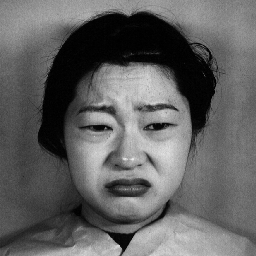
#> input picture Assignment1/jaffe/jaffe/KL.DI2.171.tiff, 256 x 256 px, found by its file name; its folder holds only this picture in this run
$ jupyter execute --allow-errors FacialEmotionRecognition.ipynb
#> lines starting #> are read from the running program, lines starting #| are printed output that depends on the picture
[cell 1]
import cv2
import pandas as pd
import numpy as np
import os
from sklearn.tree import DecisionTreeClassifier
from sklearn.metrics import accuracy_score, confusion_matrix
from skimage.feature import local_binary_pattern
import matplotlib.pyplot as plt
from sklearn.model_selection import train_test_split

[cell 2]
face_cascade = cv2.CascadeClassifier('../Data/haarcascade_frontalface_default.xml')

[cell 3]
def load_and_detect_faces(folder_path):
#> called with folder_path = '../Data/assignment/jaffe'
    images = []
    labels = []
    for label in os.listdir(folder_path):
        label_path = os.path.join(folder_path, label)
        if os.path.isdir(label_path):
            for img_file in os.listdir(label_path):
                img_path = os.path.join(label_path, img_file)
                img = cv2.imread(img_path, cv2.IMREAD_GRAYSCALE)
#> img is the input picture: shape (256, 256); min 0, max 235, mean 97.7
                if img is not None:
                    # Detect face
                    faces = face_cascade.detectMultiScale(img, scaleFactor=1.1, minNeighbors=5, minSize=(30, 30))
#> faces = [[51, 64, 159, 159]]
                    for (x, y, w, h) in faces:
                        face_region = img[y:y+h, x:x+w] # Crop to face region
                        images.append(face_region)
                        labels.append(label)
#> this loop made 1 pass
#> pass 1, in load_and_detect_faces, `face_region = img[y:y+h, x:x+w]`:
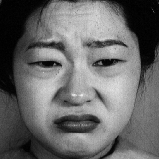
#> face_region: shape (159, 159); min 0, max 235, mean 104.8
#> after the loop, images = 1 item; labels = ['jaffe']
#> `jaffe_images, jaffe_labels = load_and_detect_faces(jaffe_folder_path)`: jaffe_images = 1 item; jaffe_labels = ['jaffe']
    return images, labels

[cell 4]
# Define parameters for LBP
radius = 1
n_points = 8 * radius

# Function to extract LBP features from the cropped face images
def extract_lbp_features(images):
    lbp_features = []
    for img in images:
        # Resize face image to a standard size if needed
        img = cv2.resize(img, (64, 64)) # Standard size
        lbp = local_binary_pattern(img, n_points, radius, method='uniform')
        # Histogram of LBP patterns
        (hist, _) = np.histogram(lbp.ravel(), bins=np.arange(0, n_points + 3), range=(0, n_points + 2))
        # Normalize the histogram
        hist = hist.astype("float")
        hist /= (hist.sum() + 1e-6)
        lbp_features.append(hist)
    return np.array(lbp_features)

[cell 5]
def extract_hog_features(images):
    hog_features = []
    # Define HOG parameters
    # Play around with these values later, but these are good starting points:
    pixels_per_cell = (8, 8)
    cells_per_block = (2, 2)
    orientations = 8 # Number of orientation bins

    for img in images:
        # 1. Resize/Convert: Ensure consistent size (64x64) and proper type (float)
        img = cv2.resize(img, (64, 64))

        # 2. Compute HOG: output_vector=True returns a single flattened vector
        features = hog(
            img,
            orientations=orientations,
            pixels_per_cell=pixels_per_cell,
            cells_per_block=cells_per_block,
            block_norm='L2-Hys', # Standard normalization scheme
            transform_sqrt=True, # Improves performance
            feature_vector=True
        )
        hog_features.append(features)
#> this loop made 1 pass
#> pass 1, in extract_hog_features, `img = cv2.resize(img, (64, 64))`:
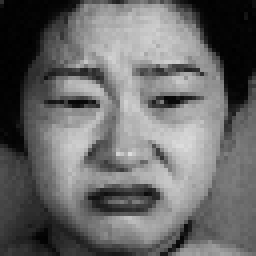
#> img: shape (64, 64) (shown 4 times larger); min 0, max 221, mean 104.8
#> after the loop, hog_features = []

    return np.array(hog_features)

[cell 6]
jaffe_folder_path = "../Data/assignment/jaffe"

jaffe_images, jaffe_labels = load_and_detect_faces(jaffe_folder_path)

# jaffe_lbp_features = extract_lbp_features(jaffe_images)
#> (the rest of this cell did not finish here and is left out)

[cell 7]
tree_classifier = DecisionTreeClassifier(max_depth=3, random_state=42)

#> (the rest of this cell did not finish here and is left out)

[cell 8]
def predict_emotion_hog(image_path, model):
    # Load the image in color
    img = cv2.imread(image_path, cv2.IMREAD_GRAYSCALE)
    if img is None:
        raise ValueError("Image not found or could not be loaded.")

    # Detect faces in the image
    faces = face_cascade.detectMultiScale(img, scaleFactor=1.1, minNeighbors=5, minSize=(30, 30))

    # If no faces are detected, return
    if len(faces) == 0:
        print("No faces detected in the image.")
        return

    # Assume first detected face (for single face case)
    (x, y, w, h) = faces[0]
    face_region = img[y:y+h, x:x+w]

    # Extract HOG features from the detected face region
    features, hog_image = extract_hog_features(face_region)

    # Reshape features for model input
    features = features.reshape(1, -1)

[cell 9]
# Function to predict and display the expression of a single image
def predict_emotion(image_path, model):
    # Load the image in color
#> called with image_path = './testimages/24.tiff'
    img = cv2.imread(image_path, cv2.IMREAD_GRAYSCALE)
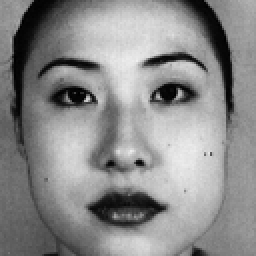
#> input picture 06Lab/testimages/24.tiff, 128 x 128 px (shown 2 times larger)
#> img is the input picture: shape (128, 128); min 0, max 240, mean 138.7
    if img is None:
        raise ValueError("Image not found or could not be loaded.")

    # Detect faces in the image
    faces = face_cascade.detectMultiScale(img, scaleFactor=1.1, minNeighbors=5, minSize=(30, 30))
#> faces = [[9, 6, 107, 107]]

    # If no faces are detected, return
    if len(faces) == 0:
        print("No faces detected in the image.")
        return

    # Loop over the detected faces
    for (x, y, w, h) in faces:
        face_region = img[y:y+h, x:x+w] # Crop the detected face region
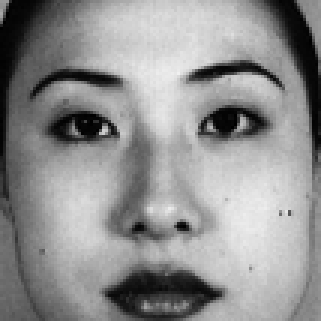
#> face_region: shape (107, 107) (shown 3 times larger); min 0, max 240, mean 143.7
        face_region = cv2.resize(face_region, (64, 64))
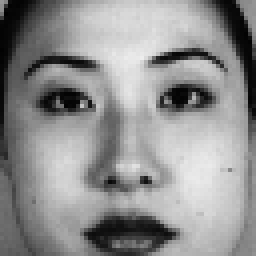
#> face_region: shape (64, 64) (shown 4 times larger); min 2, max 237, mean 143.6
        lbp = local_binary_pattern(face_region, n_points, radius, method='uniform')
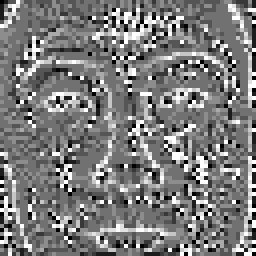
#> lbp: shape (64, 64) float64 (shown 4 times larger); min 0, max 9, mean 4.37; drawn with min black and max white

        # Histogram of LBP patterns
        hist, _ = np.histogram(lbp.ravel(), bins=np.arange(0, n_points + 3), range=(0, n_points + 2))
#> hist = [155, 197, 236, 667, 1295, 671, 216, 188, 167, 304]
        hist = hist.astype("float")
        hist /= (hist.sum() + 1e-6)
#> hist = [0.0378, 0.0481, 0.0576, 0.163, 0.316, 0.164, 0.0527, 0.0459, 0.0408, 0.0742]

        # Predict expression
        features = hist.reshape(1, -1)
        prediction = model.predict(features)[0]

        img_rgb = cv2.cvtColor(cv2.imread(image_path), cv2.COLOR_BGR2RGB)

        # Draw rectangle
        img_with_box = img_rgb.copy()
        cv2.rectangle(img_with_box, (x, y), (x + w, y + h), (255, 0, 0), 1)

        plt.figure(figsize = (18, 6))

        # Display the image with prediction label

        plt.subplot(1, 3, 1)
        plt.imshow(img_with_box)
        plt.title(f"Face detection in the original image")
        plt.axis('off')

        plt.subplot(1, 3, 2)
        plt.imshow(img_rgb)
        plt.title(f"Predicted emotion: {prediction}")
        plt.axis('off')

        plt.show()


image_path = "./testimages/24.tiff"
#> (the rest of this cell did not finish here and is left out)
